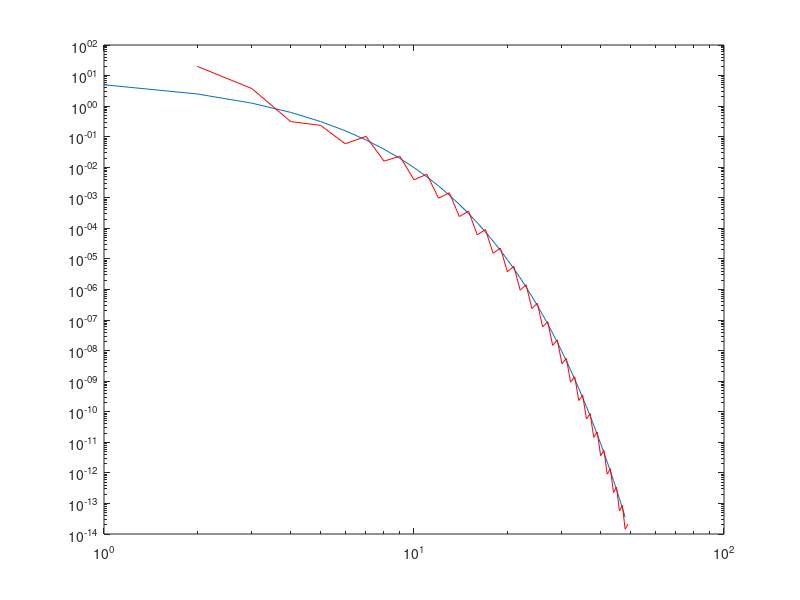

The MATLAB script that drew this image:
a = -10;
b = 10;

n = 50;

% interval storage
x = zeros(n, 3);

% convergences storage
convergeXs = zeros(n, 1);
convergeFxs = zeros(n, 1);

for i = 1:n
    Fa = -(a)^2 - a;
    Fb = -(b)^2 - b;
    
    x(i, 1) = b - a;
    
    c = (a + b)/2;
    convergeXs(i) = c;
    
    Fc = -(c)^2 - c;
    convergeFxs(i) = Fc;
    
    % let a be c if Fc and Fa are on the same side of 0
    if Fc * Fa > 0
        a = c;
    else
        b = c;
    end
    
    x(i, 2) = b - a;
    
    x(i, 3) = x(i, 2) / x(i, 1);
    
    % stop if we have the precision we want
    if abs(x(i, 1)) < 10^(-13)
        disp(convergeXs(i, 1));
        break;
    end
end

loglog(1:(i - 1), abs(diff(convergeXs(1:i))));
hold on
loglog(1:(i), abs(convergeFxs(1:i)), 'r');
hold off

